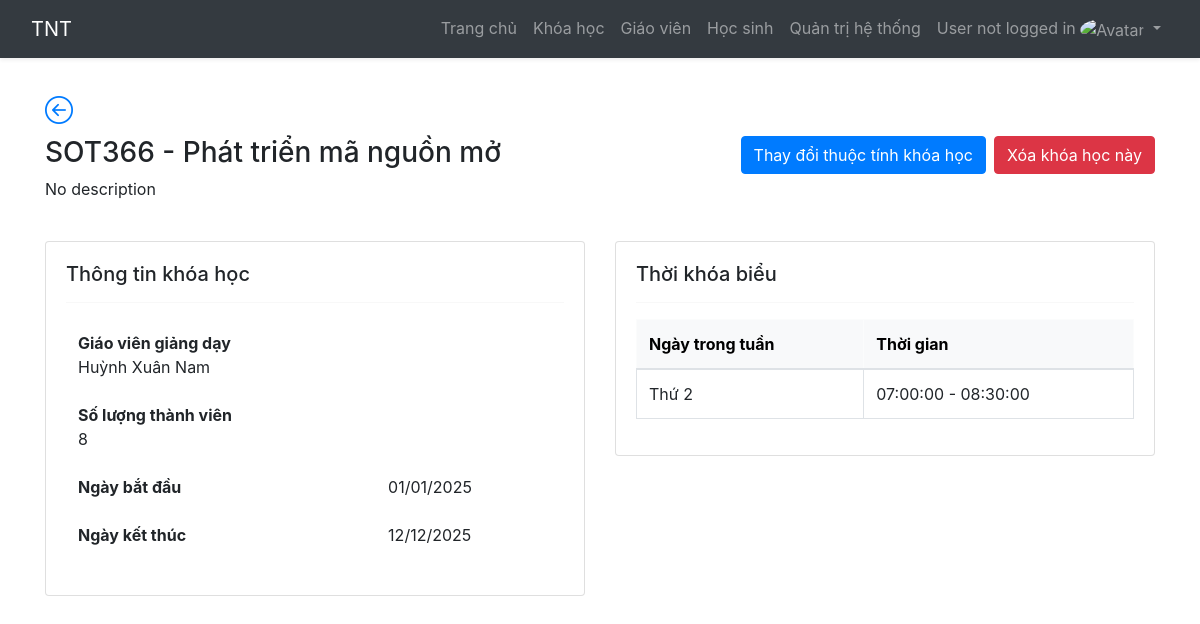
The app's page /admin/course_show.php?id=1&teacher_id=9, older data.
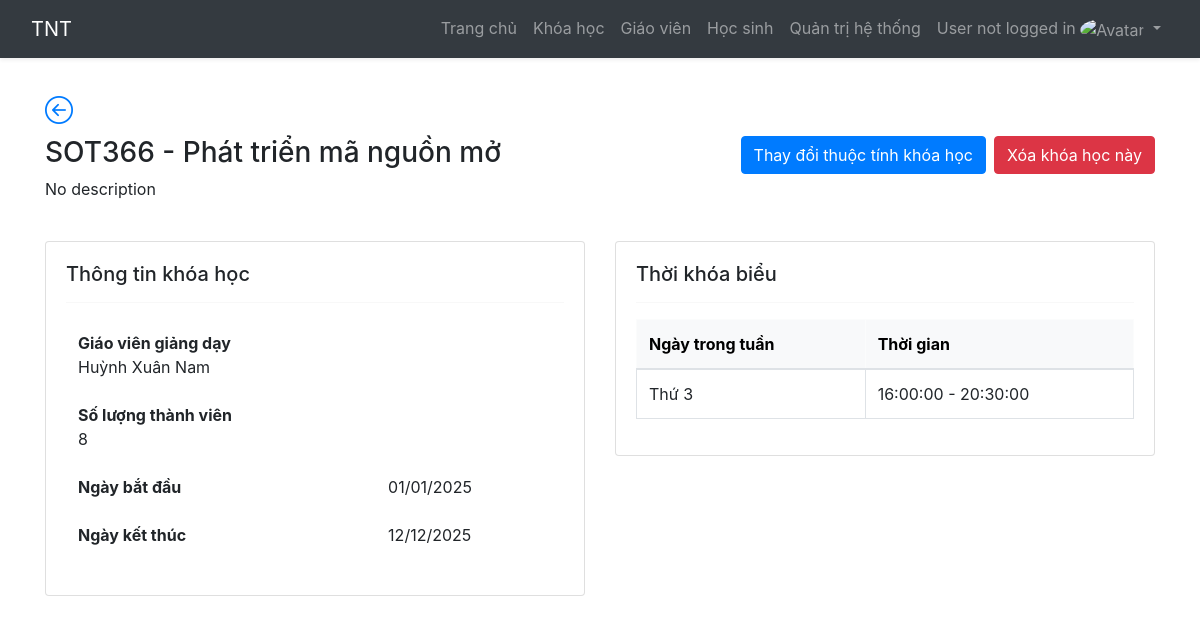
The same page, newer data.
### tables this page shows
CREATE TABLE `course` (
  `course_id` int(11) NOT NULL,
  `course_background` varchar(255) DEFAULT NULL,
  `course_code` varchar(10) NOT NULL,
  `course_name` varchar(255) NOT NULL,
  `course_description` text NOT NULL,
  `teacher_id` bigint(20) NOT NULL,
  `start_date` date NOT NULL,
  `end_date` date NOT NULL,
  `status` char(1) NOT NULL
);

CREATE TABLE `user` (
  `user_id` bigint(20) NOT NULL,
  `full_name` varchar(50) NOT NULL,
  `date_of_birth` date NOT NULL,
  `gender` char(1) NOT NULL,
  `address` varchar(255) NOT NULL,
  `phone` varchar(15) NOT NULL,
  `email` varchar(255) NOT NULL,
  `citizen_id` varchar(15) NOT NULL,
  `image` varchar(255) DEFAULT NULL,
  `verification_code` varchar(10) NOT NULL,
  `email_verified_at` datetime DEFAULT NULL
);

CREATE TABLE `course_schedule` (
  `course_schedule_id` int(11) NOT NULL,
  `course_id` int(11) NOT NULL,
  `day_of_week` varchar(1) NOT NULL,
  `start_time` time NOT NULL,
  `end_time` time NOT NULL
);

### admin/course_show.php (the view, shortened to what this page needs)
<?php
include_once('layout.php');
include_once('../config/connect.php');
$teacher_id = $_GET['teacher_id'];
$sql_user = "SELECT * FROM user WHERE user_id = $teacher_id";
$result_user = mysqli_query($dbconnect, $sql_user);
if ($result_user) {
    $row_user = mysqli_fetch_assoc($result_user);
}
$course_id = $_GET['id'];
$sql_count_member = "SELECT COUNT(*) AS member_count FROM course_member WHERE course_id = $course_id";
$result_count_member = mysqli_query($dbconnect, $sql_count_member);
$row_count_member = mysqli_fetch_assoc($result_count_member);
$sql_layout = "SELECT * FROM course WHERE course_id = $course_id";
$result_layout = mysqli_query($dbconnect, $sql_layout);
if ($result_layout) {
    $row_layout = mysqli_fetch_assoc($result_layout);
} else {
    echo "Error retrieving course information: " . mysqli_error($dbconnect);
    exit();
}
?>
<!DOCTYPE html>
<html lang="en">
<head>
    <link rel="stylesheet" href="https://stackpath.bootstrapcdn.com/bootstrap/4.5.2/css/bootstrap.min.css">
    <link rel="stylesheet" href="https://cdn.jsdelivr.net/npm/bootstrap-icons@1.11.3/font/bootstrap-icons.min.css">
</head>
<body>
    <div class="container mt-4">
        <h3> <a href="courses.php"><i class="bi bi-arrow-left-circle"></i></a></h3>
        <div class="row">
            <div class="col-md-6 align-items-center">
                <div>
                    <h3><?php echo $row_layout['course_code'] . " - " . $row_layout['course_name'] ?></h3>
                    <p><?php echo $row_layout['course_description'] ?></p>
                </div>
            </div>
            <div class="col-md-6">
                <button type="button" class="btn btn-danger float-end" data-bs-toggle="modal" data-bs-target="#deleteCourseModal">Xóa khóa học này</button>
                <a type="button" class="btn btn-primary float-end me-2" href="course_edit.php?id=<?php echo $course_id; ?>&teacher_id=<?php echo $teacher_id ?>">Thay đổi thuộc tính khóa học</a>
            </div>
        </div>
    </div>
    <div class="container mt-4">
        <div class="row">
            <div class="col-md-6">
                <div class="card">
                    <div class="card-body">
                        <h5>Thông tin khóa học</h5>
                        <hr class="info-divider">
                        <table class="table table-borderless">
                            <tbody>
                                <tr>
                                    <td>
                                        <b>Giáo viên giảng dạy</b>
                                        <br><?php echo $row_user['full_name'] ?>
                                    </td>
                                </tr>
                                <tr>
                                    <td><b>Số lượng thành viên</b>
                                        <br><?php echo $row_count_member['member_count'] ?>
                                    </td>
                                </tr>
                                <tr>
                                    <td><b>Ngày bắt đầu</b></td>
                                    <td><?php echo date('d/m/Y', strtotime($row_layout['start_date'])) ?></td>
                                </tr>
                                <tr>
                                    <td><b>Ngày kết thúc</b></td>
                                    <td><?php echo date('d/m/Y', strtotime($row_layout['end_date'])) ?></td>
                                </tr>
                            </tbody>
                        </table>
                    </div>
                </div>
            </div>
            <div class="col-md-6">
                <div class="card mb-3">
                    <div class="card-body">
                        <h5>Thời khóa biểu</h5>
                        <hr class="info-divider">
                        <table class="table table-bordered">
                            <thead class="table-light">
                                <th>Ngày trong tuần</th>
                                <th>Thời gian</th>
                            </thead>
                            <?php
                            $sql_schedule = "SELECT * FROM course_schedule WHERE course_id = $course_id";
                            $result_schedule = mysqli_query($dbconnect, $sql_schedule);
                            while ($row_schedule = mysqli_fetch_array($result_schedule)) {
                            ?>
                                <tr>
                                    <td><?php if ($row_schedule['day_of_week'] == 'C') {
                                            echo "Chủ Nhật";
                                        } else {
                                            echo "Thứ " . $row_schedule['day_of_week'];
                                        } ?></td>
                                    <td><?php echo $row_schedule['start_time'] . " - " . $row_schedule['end_time']; ?></td>
                                </tr>
                            <?php
                            }
                            ?>
                        </table>
                    </div>
                </div>
            </div>
        </div>
    </div>
</body>
</html>

### admin/layout.php (shortened to what this page needs)
<?php
include_once('../config/connect.php');
if (isset($_SESSION['full_name'])) {
    $sql_user = "SELECT * FROM user us
    INNER JOIN user_role ur ON us.user_id = ur.user_id WHERE us.full_name = ?";
    $stmt_user = mysqli_prepare($dbconnect, $sql_user);
    mysqli_stmt_bind_param($stmt_user, "s", $_SESSION['full_name']);
    mysqli_stmt_execute($stmt_user);
    $result_user = mysqli_stmt_get_result($stmt_user);
    $row_la = mysqli_fetch_array($result_user);
    if ($row_la['role_id'] == 3) {
        $username_now = $_SESSION['full_name'];
    } else {
        $username_now = "Quản trị viên";
    }
} else {
    $username_now = "User not logged in";
}
?>
<!DOCTYPE html>
<html lang="en">
<head>
    <link rel="stylesheet" href="https://cdn.jsdelivr.net/npm/bootstrap@5.3.0/dist/css/bootstrap.min.css">
</head>
<body class="with-navbar">
    <nav class="navbar navbar-expand-lg navbar-dark bg-dark fixed-top shadow-sm">
        <div class="container-fluid">
            <a class="navbar-brand" href="#">TNT</a>
            <div class="collapse navbar-collapse" id="navbarNav">
                <ul class="navbar-nav ms-auto">
                    <li class="nav-item">
                        <a class="nav-link" href="index.php">Trang chủ</a>
                    </li>
                    <li class="nav-item">
                        <a class="nav-link" href="courses.php">Khóa học</a>
                    </li>
                    <li class="nav-item">
                        <a class="nav-link" href="teacher.php">Giáo viên</a>
                    </li>
                    <li class="nav-item">
                        <a class="nav-link" href="student.php">Học sinh</a>
                    </li>
                    <li class="nav-item">
                        <a class="nav-link" href="admin.php">Quản trị hệ thống</a>
                    </li>
                    <li class="nav-item dropdown">
                        <?php if (isset($username_now)) : ?>
                            <a class="nav-link dropdown-toggle" href="#" id="navbarDropdown" role="button" data-bs-toggle="dropdown" aria-haspopup="true" aria-expanded="false">
                                <span>
                                    <?php echo $username_now; ?>
                                </span>
                                <img src="../assets/images/<?php echo $row_la['image']; ?>" alt="Avatar" class="rounded-circle" width="30" height="30">
                            </a>
                        <?php endif; ?>
                    </li>
                </ul>
            </div>
        </div>
    </nav>
</body>
</html>

### admin/layout.php (style rules this page uses)
body { padding-top: 70px; }

Row changes from the older to the newer data that the page shows:
changed course_schedule: day_of_week "2" → "3"; start_time "07:00:00" → "16:00:00"; end_time "08:30:00" → "20:30:00"
